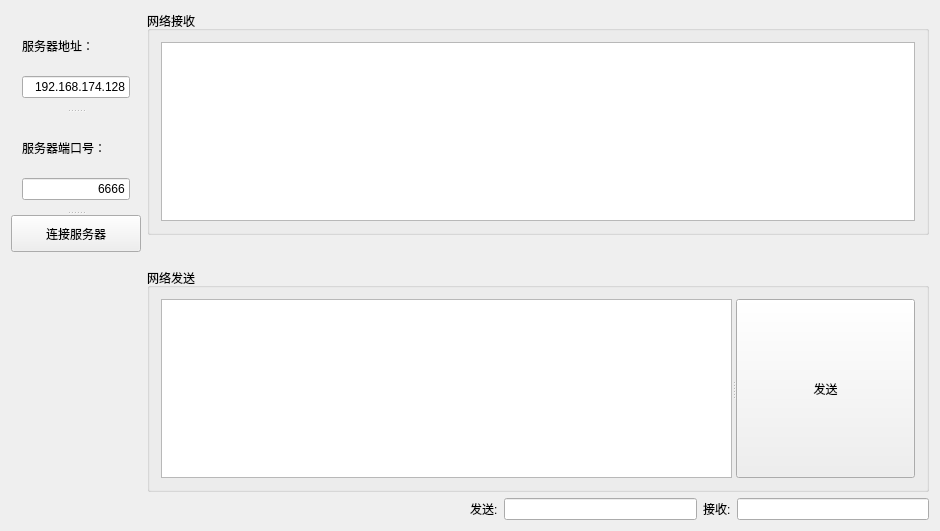
<?xml version="1.0" encoding="UTF-8"?>
<ui version="4.0">
 <class>Widget</class>
 <widget class="QWidget" name="Widget">
  <property name="geometry">
   <rect>
    <x>0</x>
    <y>0</y>
    <width>940</width>
    <height>531</height>
   </rect>
  </property>
  <property name="windowTitle">
   <string>Widget</string>
  </property>
  <layout class="QVBoxLayout" name="verticalLayout_8">
   <item>
    <layout class="QVBoxLayout" name="verticalLayout_7">
     <item>
      <layout class="QHBoxLayout" name="horizontalLayout">
       <item>
        <layout class="QVBoxLayout" name="verticalLayout_5">
         <item>
          <widget class="QSplitter" name="splitter_2">
           <property name="orientation">
            <enum>Qt::Vertical</enum>
           </property>
           <widget class="QWidget" name="layoutWidget_2">
            <layout class="QVBoxLayout" name="verticalLayout_3">
             <item>
              <widget class="QLabel" name="label">
               <property name="text">
                <string>服务器地址：</string>
               </property>
              </widget>
             </item>
             <item>
              <widget class="QLineEdit" name="lineEditAddress">
               <property name="inputMask">
                <string>000.000.000.000</string>
               </property>
               <property name="text">
                <string>192.168.174.128</string>
               </property>
               <property name="alignment">
                <set>Qt::AlignRight|Qt::AlignTrailing|Qt::AlignVCenter</set>
               </property>
              </widget>
             </item>
            </layout>
           </widget>
           <widget class="QWidget" name="layoutWidget_3">
            <layout class="QVBoxLayout" name="verticalLayout_4">
             <item>
              <widget class="QLabel" name="label_2">
               <property name="text">
                <string>服务器端口号：</string>
               </property>
              </widget>
             </item>
             <item>
              <widget class="QLineEdit" name="lineEditPort">
               <property name="text">
                <string>6666</string>
               </property>
               <property name="alignment">
                <set>Qt::AlignRight|Qt::AlignTrailing|Qt::AlignVCenter</set>
               </property>
              </widget>
             </item>
            </layout>
           </widget>
           <widget class="QPushButton" name="pushButtonConnect">
            <property name="text">
             <string>连接服务器</string>
            </property>
           </widget>
          </widget>
         </item>
         <item>
          <spacer name="verticalSpacer_3">
           <property name="orientation">
            <enum>Qt::Vertical</enum>
           </property>
           <property name="sizeHint" stdset="0">
            <size>
             <width>20</width>
             <height>40</height>
            </size>
           </property>
          </spacer>
         </item>
        </layout>
       </item>
       <item>
        <layout class="QVBoxLayout" name="verticalLayout_6">
         <item>
          <widget class="QGroupBox" name="groupBox">
           <property name="title">
            <string>网络接收</string>
           </property>
           <layout class="QVBoxLayout" name="verticalLayout">
            <item>
             <widget class="QTextBrowser" name="textBrowserRecv"/>
            </item>
           </layout>
          </widget>
         </item>
         <item>
          <spacer name="verticalSpacer_4">
           <property name="orientation">
            <enum>Qt::Vertical</enum>
           </property>
           <property name="sizeHint" stdset="0">
            <size>
             <width>20</width>
             <height>40</height>
            </size>
           </property>
          </spacer>
         </item>
         <item>
          <widget class="QGroupBox" name="groupBox_2">
           <property name="title">
            <string>网络发送</string>
           </property>
           <layout class="QVBoxLayout" name="verticalLayout_2">
            <item>
             <widget class="QSplitter" name="splitter">
              <property name="orientation">
               <enum>Qt::Horizontal</enum>
              </property>
              <widget class="QTextEdit" name="textEditSend"/>
              <widget class="QPushButton" name="pushButtonSendData">
               <property name="text">
                <string>发送</string>
               </property>
              </widget>
             </widget>
            </item>
           </layout>
          </widget>
         </item>
        </layout>
       </item>
      </layout>
     </item>
     <item>
      <layout class="QHBoxLayout" name="horizontalLayout_5">
       <item>
        <spacer name="horizontalSpacer">
         <property name="orientation">
          <enum>Qt::Horizontal</enum>
         </property>
         <property name="sizeHint" stdset="0">
          <size>
           <width>40</width>
           <height>20</height>
          </size>
         </property>
        </spacer>
       </item>
       <item>
        <layout class="QHBoxLayout" name="horizontalLayout_4">
         <item>
          <layout class="QHBoxLayout" name="horizontalLayout_2">
           <item>
            <widget class="QLabel" name="label_3">
             <property name="text">
              <string>发送:</string>
             </property>
            </widget>
           </item>
           <item>
            <widget class="QLineEdit" name="lineEditSendTotal"/>
           </item>
          </layout>
         </item>
         <item>
          <layout class="QHBoxLayout" name="horizontalLayout_3">
           <item>
            <widget class="QLabel" name="label_4">
             <property name="text">
              <string>接收:</string>
             </property>
            </widget>
           </item>
           <item>
            <widget class="QLineEdit" name="lineEditRecvTotal"/>
           </item>
          </layout>
         </item>
        </layout>
       </item>
      </layout>
     </item>
    </layout>
   </item>
  </layout>
 </widget>
 <layoutdefault spacing="6" margin="11"/>
 <resources/>
 <connections/>
</ui>
